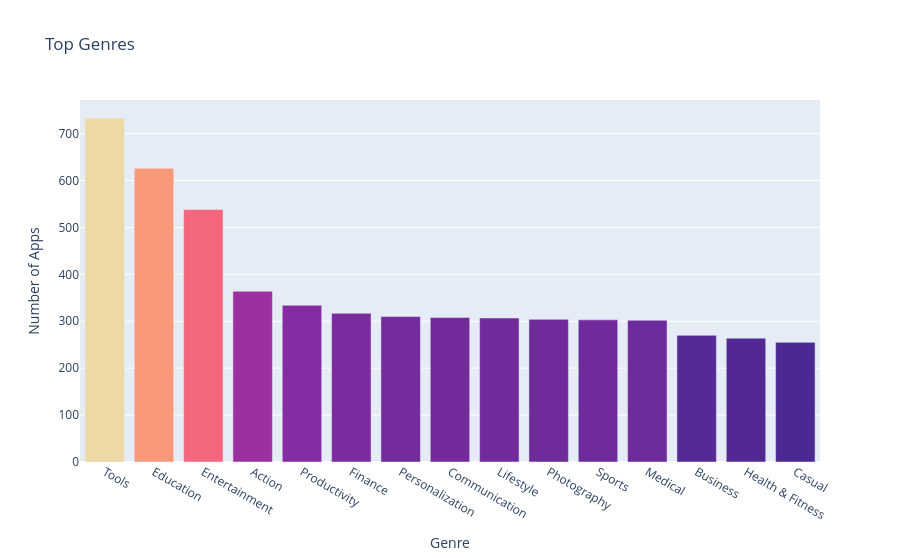

Here is the notebook cell this chart was saved with:
### Markdown cell above
**Challenge**: Can you create this chart with the Series containing the genre data? 

<img src=https://imgur.com/DbcoQli.png width=400>

Try experimenting with the built in colour scales in Plotly. You can find a full list [here](https://plotly.com/python/builtin-colorscales/). 

* Find a way to set the colour scale using the color_continuous_scale parameter. 
* Find a way to make the color axis disappear by using coloraxis_showscale.

### Code cell
bar = px.bar(x = num_genres.index[:15], # index = category name
             y = num_genres.values[:15], # count
             title='Top Genres',
             hover_name=num_genres.index[:15],
             color=num_genres.values[:15],
             color_continuous_scale='Agsunset')
 
bar.update_layout(xaxis_title='Genre',
yaxis_title='Number of Apps',
coloraxis_showscale=False)
 
bar.show()

### Figure 1 — Plotly figure (JSON) as saved in the notebook; plotly's stock layout.template omitted (floating-point values rounded to 4 significant figures)
{"data": [{"hovertemplate": "<b>%{hovertext}</b><br><br>x=%{x}<br>y=%{y}<br>color=%{marker.color}<extra></extra>", "hovertext": ["Tools", "Education", "Entertainment", "Action", "Productivity", "Finance", "Personalization", "Communication", "Lifestyle", "Photography", "Sports", "Medical", "Business", "Health & Fitness", "Casual"], "legendgroup": "", "marker": {"color": [733, 626, 538, 364, 334, 317, 310, 308, 307, 304, 303, 302, 270, 264, 255], "coloraxis": "coloraxis", "pattern": {"shape": ""}}, "name": "", "orientation": "v", "showlegend": false, "textposition": "auto", "type": "bar", "x": ["Tools", "Education", "Entertainment", "Action", "Productivity", "Finance", "Personalization", "Communication", "Lifestyle", "Photography", "Sports", "Medical", "Business", "Health & Fitness", "Casual"], "xaxis": "x", "y": [733, 626, 538, 364, 334, 317, 310, 308, 307, 304, 303, 302, 270, 264, 255], "yaxis": "y"}], "layout": {"barmode": "relative", "coloraxis": {"autocolorscale": false, "colorbar": {"title": {"text": "color"}}, "colorscale": [[0, "rgb(75, 41, 145)"], [0.1667, "rgb(135, 44, 162)"], [0.3333, "rgb(192, 54, 157)"], [0.5, "rgb(234, 79, 136)"], [0.6667, "rgb(250, 120, 118)"], [0.8333, "rgb(246, 169, 122)"], [1, "rgb(237, 217, 163)"]], "showscale": false}, "legend": {"tracegroupgap": 0}, "title": {"text": "Top Genres"}, "xaxis": {"anchor": "y", "domain": [0, 1], "title": {"text": "Genre"}}, "yaxis": {"anchor": "x", "domain": [0, 1], "title": {"text": "Number of Apps"}}}}
